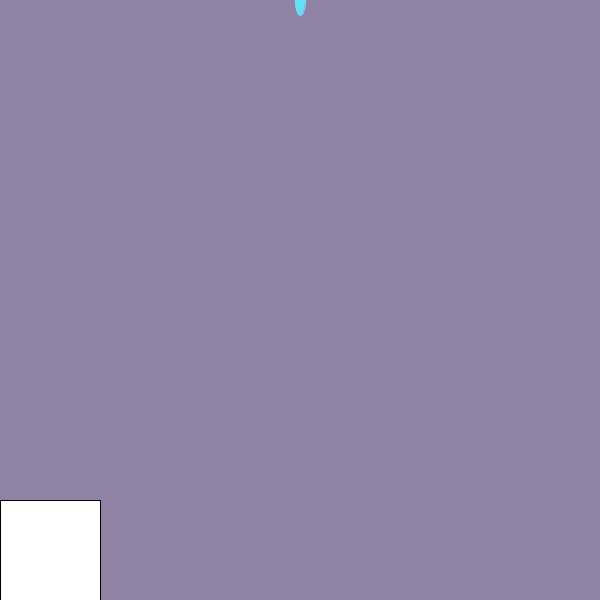
Frame 1 (no input)
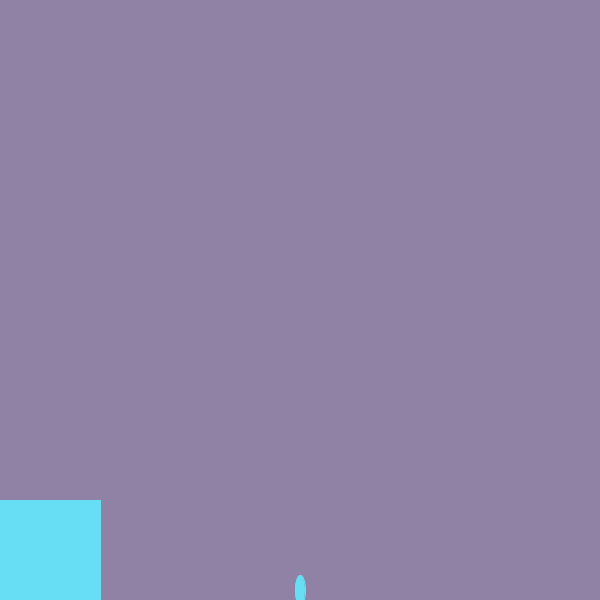
Frame 60 (the mouse pressed at the canvas centre just before this capture)
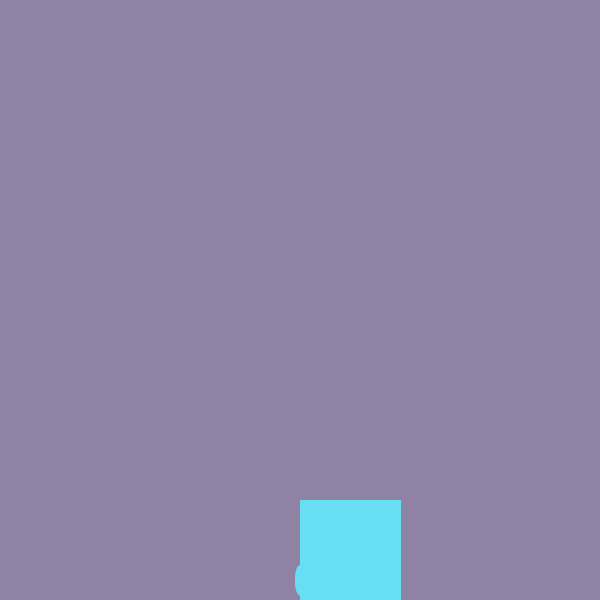
Frame 120 (the mouse held since frame 60 and released just before this capture)

The Processing sketch that drew these frames (run headless with seeded random() and noise(); from frame 60 on, the mouse is pressed at the canvas centre):

// Processing sketch: RainGame
// ── RainGame.pde
int score = 0;
int ellipse_y=0;
int randomNumber = (int) random(width);
int x = mouseX;
int y = mouseY;
void setup(){
  size(600,600);
  background(144,130,165);
}

void draw(){
  background(144,130,165);
  rect(mouseX, 500, 100, 100);
  fill(104,222,245);
  stroke(104,222,245);
  ellipse(300,ellipse_y,10,30);
  ellipse_y=ellipse_y+10;
  if(ellipse_y>600){
   ellipse_y = 0; 
  }
}

void checkCatch(int x){
 if(x>mouseX && x< mouseX +100){
 score++;
 }
 else if(score>0){
   score--;
 }
 println("Your score is now: "+score);
  fill(0,0,0);
  textSize(16);
  text("Score: "+score, 20,20);
}
